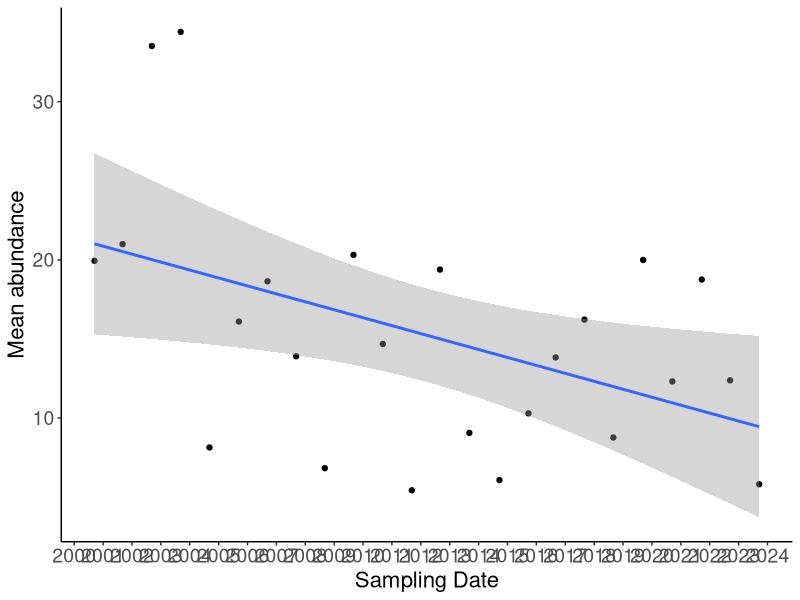

Write R code to recreate this figure. (Note: this script raises an error after producing the figure.)




# ---------------------------------------------
# Abundance of macroinvertebrates
# 05 Apr 2024
# Pablo E. Gutiérrez-Fonseca
# pabloe.gutierrezfonseca@gmail.com
# ---------------------------------------------
#  



library(openxlsx)
library(dplyr)
library(ggplot2)
library(patchwork)

ranchbrook <- read.xlsx('data_2000_2024.xlsx', detectDates = TRUE)
head(ranchbrook,6)


abund.ranchbrook <- ranchbrook %>%
  select(Date, BugSpeciesDensity, Family)
head(abund.ranchbrook, 10)


abundance <- abund.ranchbrook %>%
  group_by(Date) %>%
  summarise(mean = mean(BugSpeciesDensity), 
            sd = sd(BugSpeciesDensity))


# Plot --------------------------------------------------------------------
abundance$Date <- as.Date(abundance$Date)


plot <- ggplot(abundance, aes(x = Date, y = mean)) +
  geom_point() +
  geom_smooth(method = "lm", formula = y ~ x, se = T) +
  labs(x = "Sampling Date", y = "Mean abundance") +
  scale_x_date(date_breaks = "year", date_labels = "%Y") +
  # ggtitle("Ranch Brook") +
  theme_classic() +
  theme(
    axis.title.x = element_text(size = 16),
    axis.text.x = element_text(size = 14),
    axis.title.y = element_text(size = 16),
    axis.text.y = element_text(size = 14)
  )
plot


# lineal model ------------------------------------------------------------
shapiro.test(abundance$mean)
abundance$mean_new <- sqrt(abundance$mean)
shapiro.test(abundance$mean_new)

mod3 <-  lm(mean_new ~ Date, data = abundance)
summary(mod)


# Best transformation -----------------------------------------------------
AIC(mod2,mod3)

shapiro.test(mod2$residuals)
par(mfrow=c(2,2))
plot(mod2)
par(mfrow=c(1,1))

shapiro.test(mod3$residuals)
par(mfrow=c(2,2))
plot(mod3)
par(mfrow=c(1,1))
